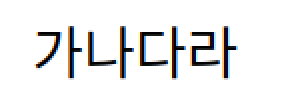
#> input picture perspective/test1.png, 142 x 51 px (shown 2 times larger)
$ python -i test4.py   (imports and definitions only)   (older library calls are emulated)
#> lines starting #> are read from the running program, lines starting #| are printed output that depends on the picture; after the words box and inside, x2 and y2 are one past the last pixel; in counts of white or black regions, pixels touching at a corner belong together
import tempfile
import cv2
import numpy as np
from PIL import Image
import pytesseract
IMAGE_SIZE = 1800
BINARY_THREHOLD = 180

def process_image_for_ocr(file_path):
    # TODO : Implement using opencv
    temp_filename = set_image_dpi(file_path)
    im_new = remove_noise_and_smooth(temp_filename)
    return im_new

def set_image_dpi(file_path):
#> called with file_path = 'test1.png'
    im = Image.open(file_path)
#> im is the input picture: PIL image 142x51 RGBA; mean R, G, B, A 235.2, 235.2, 235.1, 255
    length_x, width_y = im.size
#> length_x = 142; width_y = 51
    factor = max(1, int(IMAGE_SIZE / length_x))
#> factor = 12
    size = factor * length_x, factor * width_y
#> size = (1704, 612)
    # size = (1800, 1800)
    im_resized = im.resize(size, Image.ANTIALIAS)
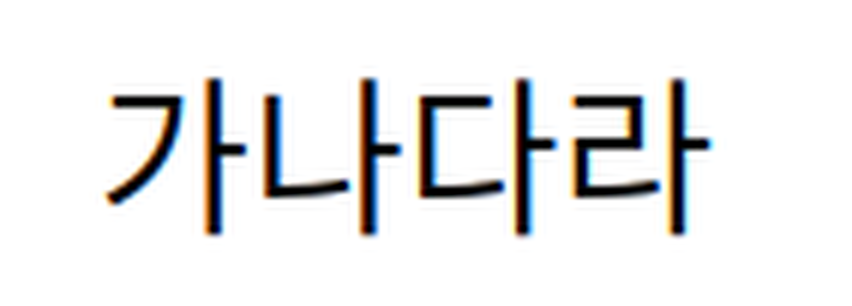
#> im_resized: PIL image 1704x612 RGBA (shown at 1/2 size); mean R, G, B, A 234.9, 234.9, 234.9, 255
#> in remove_noise_and_smooth, `img = cv2.imread(file_name, 0)`:
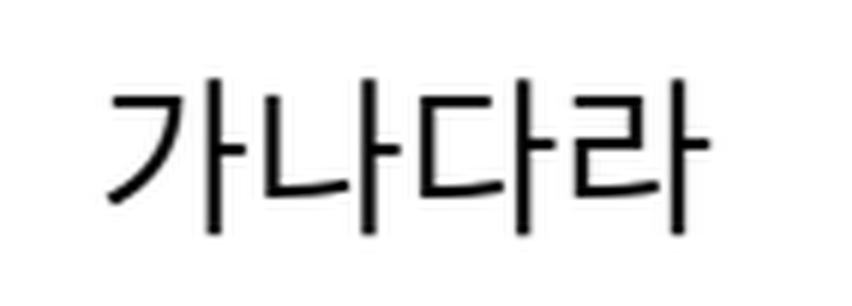
#> img: shape (612, 1704) (shown at 1/2 size); min 0, max 255, mean 234.8
#> in remove_noise_and_smooth, `filtered = cv2.adaptiveThreshold(img.astype(np.uint8), 255, cv2.ADAPTI..`:
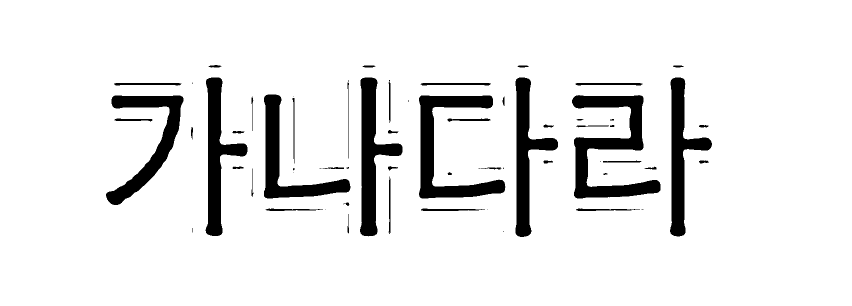
#> filtered: shape (612, 1704) (shown at 1/2 size); 91.4% white; 64 black regions (16 under 20 px), largest, box (x1, y1, x2, y2) and area: (1144, 190, 1321, 397) 13600, (838, 191, 1011, 397) 11603, (720, 155, 805, 473) 10374
    temp_file = tempfile.NamedTemporaryFile(delete=False, suffix='.jpg')
    temp_filename = temp_file.name
    im_resized.save(temp_filename, dpi=(300, 300))
    return temp_filename

def image_smoothening(img):
    ret1, th1 = cv2.threshold(img, BINARY_THREHOLD, 255, cv2.THRESH_BINARY)
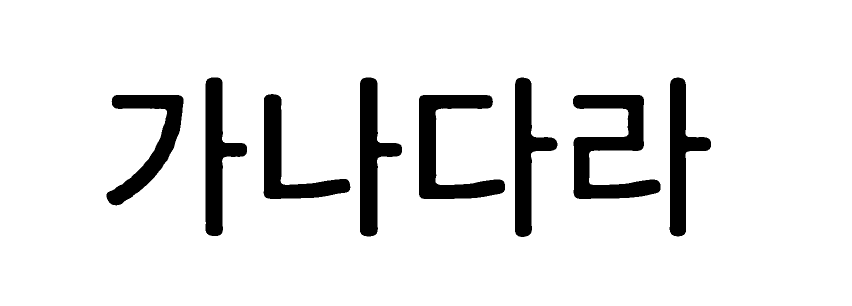
#> th1: shape (612, 1704) (shown at 1/2 size); 90.4% white; 8 black regions, largest, box (x1, y1, x2, y2) and area: (1146, 190, 1321, 398) 16285, (838, 190, 1010, 398) 14050, (720, 155, 804, 473) 12270
#> ret1 = 180
    ret2, th2 = cv2.threshold(th1, 0, 255, cv2.THRESH_BINARY + cv2.THRESH_OTSU)
#> ret2 = 0
    blur = cv2.GaussianBlur(th2, (1, 1), 0)
    ret3, th3 = cv2.threshold(blur, 0, 255, cv2.THRESH_BINARY + cv2.THRESH_OTSU)
#> ret3 = 0
    return th3

def remove_noise_and_smooth(file_name):
    img = cv2.imread(file_name, 0)
    filtered = cv2.adaptiveThreshold(img.astype(np.uint8), 255, cv2.ADAPTIVE_THRESH_MEAN_C, cv2.THRESH_BINARY, 41,3)
    kernel = np.ones((1, 1), np.uint8)
    opening = cv2.morphologyEx(filtered, cv2.MORPH_OPEN, kernel)
    closing = cv2.morphologyEx(opening, cv2.MORPH_CLOSE, kernel)
    img = image_smoothening(img)
    or_image = cv2.bitwise_or(img, closing)
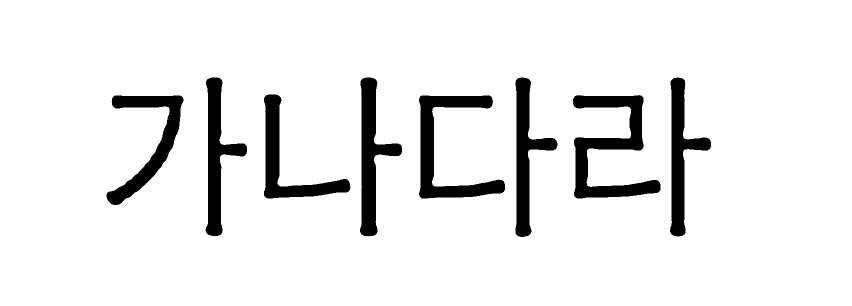
#> or_image: shape (612, 1704) (shown at 1/2 size); 92.1% white; 8 black regions, largest, box (x1, y1, x2, y2) and area: (1146, 190, 1321, 397) 13563, (838, 191, 1010, 397) 11566, (720, 155, 804, 473) 10320
    return or_image

# cv2.imshow("img",process_image_for_ocr("./hangul.png"))
# cv2.waitKey(0)

config = ('-l kor ')

# [1 line not run here, left out]
# [1 line that did not run here, left out]
# [3 lines not run here, left out]
# dst = process_image_for_ocr("./test1.png")
# text = pytesseract.image_to_string(dst,lang="Hangul")
# print(text)

>>> result = process_image_for_ocr('test1.png')

$ run again, on perspective/hangul.png
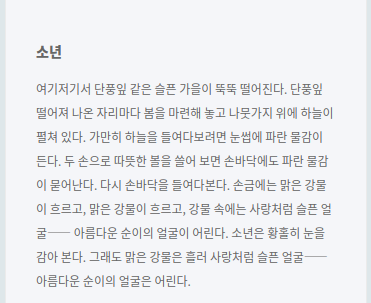
#> input picture perspective/hangul.png, 371 x 303 px
#> in set_image_dpi, im is the input picture: PIL image 371x303 RGB; mean R, G, B 235.5, 236.7, 239.5
#> in remove_noise_and_smooth, `filtered = cv2.adaptiveThreshold(img.astype(np.uint8), 255, cv2.ADAPTI..`:
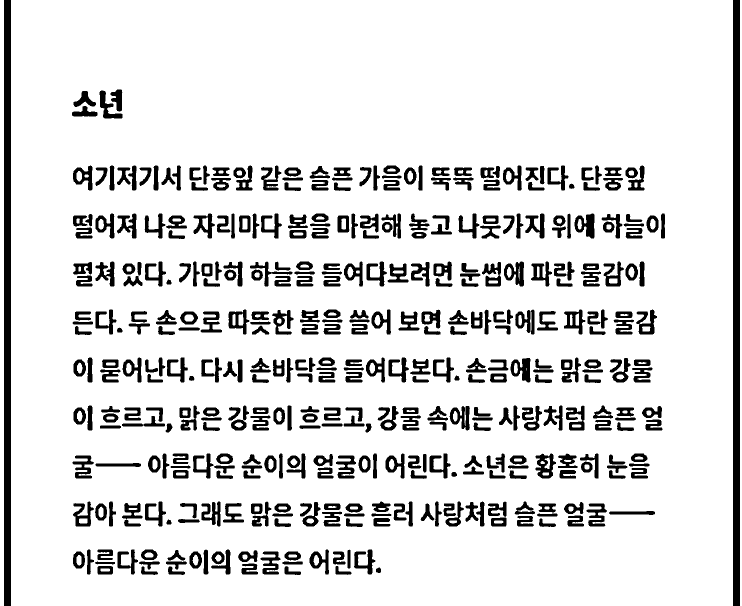
#> filtered: shape (1212, 1484) (shown at 1/2 size); 87.3% white; 419 black regions, largest, box (x1, y1, x2, y2) and area: (8, 0, 22, 1212) 16968, (1466, 0, 1480, 1212) 16968, (1149, 427, 1189, 477) 1201
#> in image_smoothening, `ret1, th1 = cv2.threshold(img, BINARY_THREHOLD, 255, cv2.THRESH_BINARY)`:
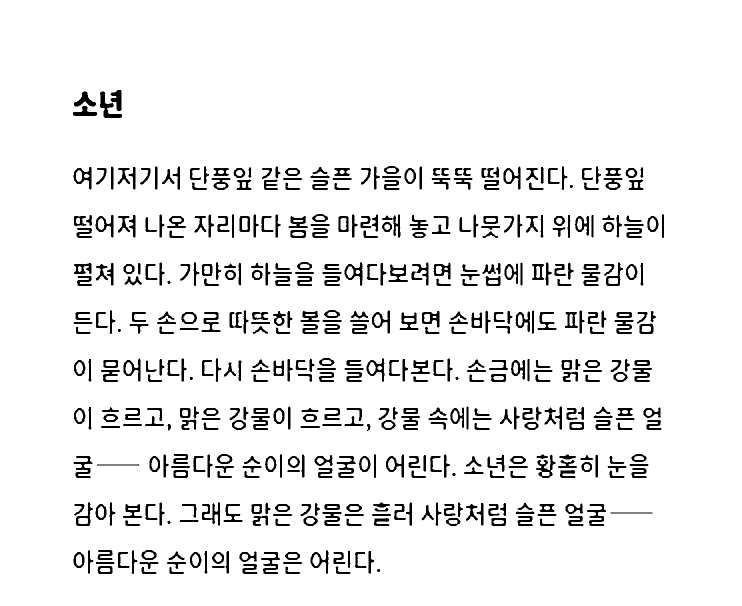
#> th1: shape (1212, 1484) (shown at 1/2 size); 92.9% white; 489 black regions, largest, box (x1, y1, x2, y2) and area: (200, 183, 244, 236) 822, (673, 912, 712, 956) 744, (147, 912, 185, 956) 727
#> ret1 = 180
#> ret2 = 0
#> or_image: shape (1212, 1484); 92.9% white; 489 black regions, largest, box (x1, y1, x2, y2) and area: (200, 183, 244, 236) 811, (673, 912, 712, 956) 744, (147, 912, 185, 956) 727

$ run again, on perspective/test.png
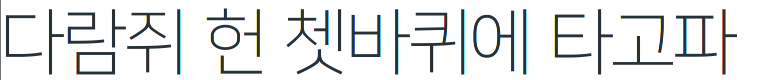
#> input picture perspective/test.png, 758 x 80 px
#> in set_image_dpi, im is the input picture: PIL image 758x80 RGB; mean R, G, B 229.1, 230.7, 231.4
#> in remove_noise_and_smooth, `filtered = cv2.adaptiveThreshold(img.astype(np.uint8), 255, cv2.ADAPTI..`:
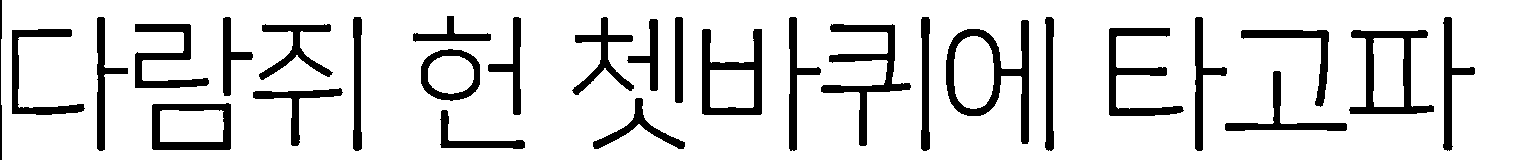
#> filtered: shape (160, 1516); 85% white; 29 black regions, largest, box (x1, y1, x2, y2) and area: (946, 20, 1029, 144) 2668, (821, 24, 911, 146) 2274, (1349, 30, 1434, 114) 2182
#> th1: shape (160, 1516); 87% white; 29 black regions, largest, box (x1, y1, x2, y2) and area: (946, 21, 1029, 143) 2272, (822, 25, 911, 145) 2040, (1350, 31, 1434, 114) 2011
#> ret1 = 180
#> ret2 = 0
#> in remove_noise_and_smooth, `or_image = cv2.bitwise_or(img, closing)`:
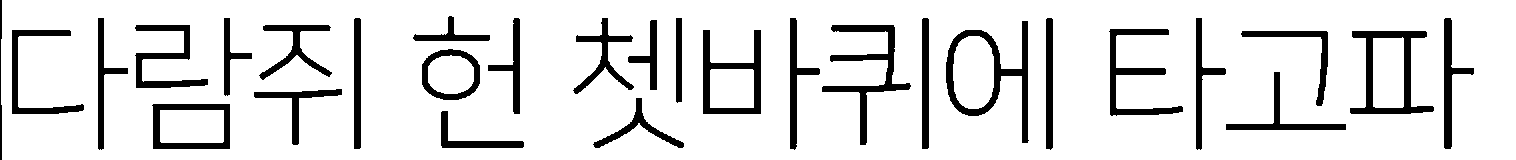
#> or_image: shape (160, 1516); 87.1% white; 29 black regions, largest, box (x1, y1, x2, y2) and area: (946, 21, 1029, 143) 2272, (822, 25, 911, 145) 2040, (1350, 31, 1434, 114) 2011
